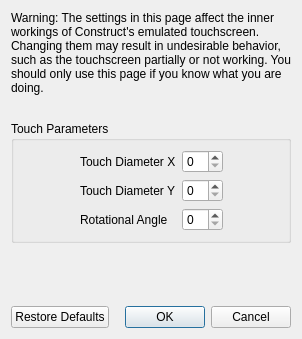
<?xml version="1.0" encoding="UTF-8"?>
<ui version="4.0">
 <class>ConfigureTouchscreenAdvanced</class>
 <widget class="QDialog" name="ConfigureTouchscreenAdvanced">
  <property name="geometry">
   <rect>
    <x>0</x>
    <y>0</y>
    <width>298</width>
    <height>339</height>
   </rect>
  </property>
  <property name="windowTitle">
   <string>Configure Touchscreen</string>
  </property>
  <layout class="QVBoxLayout" name="verticalLayout">
   <item>
    <widget class="QLabel" name="label_2">
     <property name="minimumSize">
      <size>
       <width>280</width>
       <height>0</height>
      </size>
     </property>
     <property name="text">
      <string>Warning: The settings in this page affect the inner workings of Construct's emulated touchscreen. Changing them may result in undesirable behavior, such as the touchscreen partially or not working. You should only use this page if you know what you are doing.</string>
     </property>
     <property name="wordWrap">
      <bool>true</bool>
     </property>
    </widget>
   </item>
   <item>
    <spacer name="verticalSpacer_2">
     <property name="orientation">
      <enum>Qt::Vertical</enum>
     </property>
     <property name="sizeType">
      <enum>QSizePolicy::Fixed</enum>
     </property>
     <property name="sizeHint" stdset="0">
      <size>
       <width>20</width>
       <height>20</height>
      </size>
     </property>
    </spacer>
   </item>
   <item>
    <widget class="QGroupBox" name="gridGroupBox">
     <property name="title">
      <string>Touch Parameters</string>
     </property>
     <layout class="QGridLayout" name="gridLayout">
      <item row="0" column="0">
       <spacer name="horizontalSpacer">
        <property name="orientation">
         <enum>Qt::Horizontal</enum>
        </property>
        <property name="sizeHint" stdset="0">
         <size>
          <width>40</width>
          <height>20</height>
         </size>
        </property>
       </spacer>
      </item>
      <item row="1" column="1">
       <widget class="QLabel" name="label_4">
        <property name="text">
         <string>Touch Diameter Y</string>
        </property>
       </widget>
      </item>
      <item row="0" column="3">
       <spacer name="horizontalSpacer_2">
        <property name="orientation">
         <enum>Qt::Horizontal</enum>
        </property>
        <property name="sizeHint" stdset="0">
         <size>
          <width>40</width>
          <height>20</height>
         </size>
        </property>
       </spacer>
      </item>
      <item row="0" column="1">
       <widget class="QLabel" name="label_3">
        <property name="text">
         <string>Touch Diameter X</string>
        </property>
       </widget>
      </item>
      <item row="2" column="1">
       <widget class="QLabel" name="label_5">
        <property name="text">
         <string>Rotational Angle</string>
        </property>
       </widget>
      </item>
      <item row="0" column="2">
       <widget class="QSpinBox" name="diameter_x_box"/>
      </item>
      <item row="1" column="2">
       <widget class="QSpinBox" name="diameter_y_box"/>
      </item>
      <item row="2" column="2">
       <widget class="QSpinBox" name="angle_box"/>
      </item>
     </layout>
    </widget>
   </item>
   <item>
    <spacer name="verticalSpacer">
     <property name="orientation">
      <enum>Qt::Vertical</enum>
     </property>
     <property name="sizeHint" stdset="0">
      <size>
       <width>20</width>
       <height>40</height>
      </size>
     </property>
    </spacer>
   </item>
   <item>
    <layout class="QHBoxLayout" name="horizontalLayout">
     <item>
      <widget class="QPushButton" name="restore_defaults_button">
       <property name="text">
        <string>Restore Defaults</string>
       </property>
      </widget>
     </item>
     <item>
      <widget class="QDialogButtonBox" name="buttonBox">
       <property name="standardButtons">
        <set>QDialogButtonBox::Cancel|QDialogButtonBox::Ok</set>
       </property>
      </widget>
     </item>
    </layout>
   </item>
  </layout>
 </widget>
 <resources/>
 <connections>
  <connection>
   <sender>buttonBox</sender>
   <signal>accepted()</signal>
   <receiver>ConfigureTouchscreenAdvanced</receiver>
   <slot>accept()</slot>
  </connection>
  <connection>
   <sender>buttonBox</sender>
   <signal>rejected()</signal>
   <receiver>ConfigureTouchscreenAdvanced</receiver>
   <slot>reject()</slot>
   </connection>
 </connections>
</ui>
